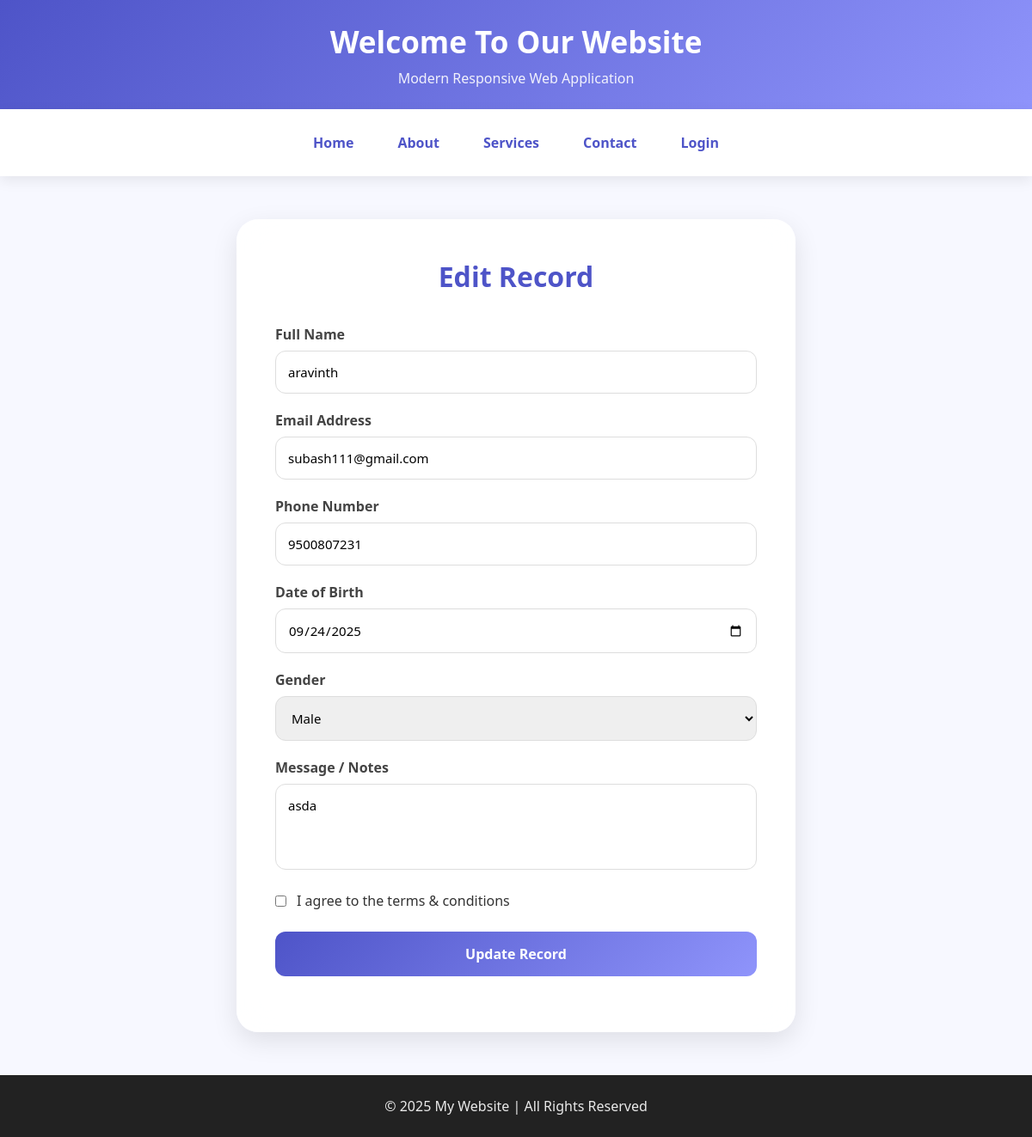
The app's page /table_edit/11 with its own data.
### myapp/models.py (models this page shows, shortened)
class Forms(models.Model):
    GENDER_CHOICES = [
        ("male", "Male"),
        ("female", "Female"),
        ("other", "Other"),
    ]
    full_name = models.CharField(max_length=150)
    email = models.EmailField(unique=True)
    phone = models.CharField(max_length=15)
    dob = models.DateField(verbose_name="Date of Birth")
    gender = models.CharField(max_length=10, choices=GENDER_CHOICES)
    message = models.TextField(blank=True, null=True)
    agree_terms = models.BooleanField(default=False)
    created_at = models.DateTimeField(auto_now_add=True)

### myapp/views.py (the view, shortened to what this page needs)
# urls.py: path('table_edit/<int:id>', views.table_edit, name="table_edit"),
def table_edit(request, id):
    edit = Forms.objects.filter(id=id)
    return render(request, "table_edit.html", {"edit": edit})

### myapp/templates/table_edit.html (shortened to what this page needs)
{% extends 'base.html' %}
{% block content %}
<div class="edit-container">
    <div class="form-box">
        <h2>Edit Record</h2>
        <form method="POST">
            {% for i in edit %}
            <div class="form-group">
                <label for="name">Full Name</label>
                <input
                    type="text"
                    id="name"
                    name="full_name"
                    value="{{ i.full_name }}"
                    required>
            </div>
            <div class="form-group">
                <label for="email">Email Address</label>
                <input
                    type="email"
                    id="email"
                    name="email"
                    value="{{ i.email }}"
                    required>
            </div>
            <div class="form-group">
                <label for="phone">Phone Number</label>
                <input
                    type="tel"
                    id="phone"
                    name="phone"
                    value="{{ i.phone }}"
                    required>
            </div>
            <div class="form-group">
                <label for="dob">Date of Birth</label>
                <input
                    type="date"
                    id="dob"
                    name="dob"
                    value="{{ i.dob|date:'Y-m-d' }}"
                    required>
            </div>
            <div class="form-group">
                <label for="gender">Gender</label>
                <select id="gender" name="gender" required>
                    <option value="Male"
                        {% if i.gender == "Male" %}
                            selected
                        {% endif %}>
                        Male
                    </option>
                </select>
            </div>
            <div class="form-group">
                <label for="message">
                    Message / Notes
                </label>
                <textarea
                    id="message"
                    name="message">{{ i.message }}</textarea>
            </div>
            <div class="checkbox-group">
                <input
                    type="checkbox"
                    id="agree"
                    name="agree"
                    >
                <label for="agree">
                    I agree to the terms & conditions
                </label>
            </div>
            {% endfor %}
            <button class="submit-btn" type="submit">
                Update Record
            </button>
        </form>
    </div>
</div>
{% endblock %}

### myapp/templates/base.html (style rules this page uses)
* { margin:0; padding:0; box-sizing:border-box; font-family:'Segoe UI',sans-serif; }
html { scroll-behavior:smooth; }
body { min-height:100vh; display:flex; flex-direction:column; background:#f7f8ff; color:#333; }

### myapp/templates/table_edit.html (style rules this page uses)
.edit-container { display:flex; justify-content:center; padding:50px 20px; }
.form-box { width:100%; max-width:650px; background:rgba(255,255,255,.9); backdrop-filter:blur(20px); padding:45px; border-radius:25px; box-shadow:0 10px 30px rgba(0,0,0,.1); }
.form-box h2 { text-align:center; color:#4e54c8; margin-bottom:35px; font-size:32px; }
.form-group { margin-bottom:20px; }
.form-group label { display:block; margin-bottom:8px; font-weight:600; color:#444; }
.form-group input, .form-group select, .form-group textarea { width:100%; padding:14px; border:1px solid #ddd; border-radius:12px; outline:none; font-size:15px; transition:.3s; }
textarea { resize:none; height:100px; }
.checkbox-group { display:flex; align-items:center; gap:12px; margin-top:20px; }
.checkbox-group input { width:auto; }
.checkbox-group label { margin:0; }
.submit-btn { width:100%; padding:15px; margin-top:25px; border:none; border-radius:12px; background:linear-gradient(135deg,#4e54c8,#8f94fb); color:white; font-size:16px; font-weight:600; cursor:pointer; transition:.3s; }

### records on screen
Forms: full_name "aravinth", email "subash111@gmail.com", phone "9500807231", dob "09/24/2025", gender "Male", message "asda"
